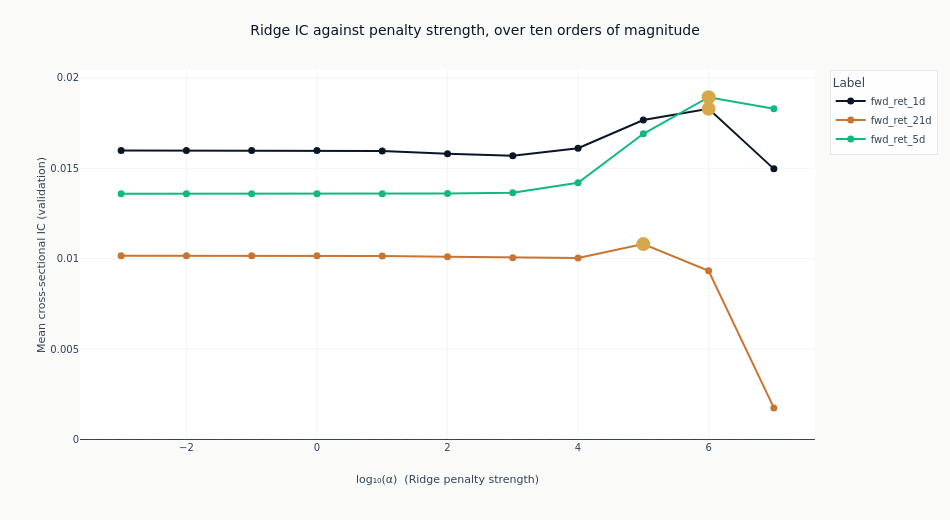

Notebook source saved alongside this figure:
### Markdown cell above
### What shrinkage does on its own

The bar chart mixes three estimators. Tracing IC across the Ridge penalty alone isolates the
effect of shrinkage, with the estimator, the features and the folds all held fixed and only
`alpha` moving. The alpha is read from each configuration's declared parameters rather than
parsed out of its name, so the curve plots what was fitted.

### Code cell
ridge = (
    catalog.filter(pl.col("model_class") == "Ridge")
    .with_columns(alpha=pl.col("params").str.extract(r"alpha=([0-9.eE+-]+)").cast(pl.Float64))
    .drop_nulls("alpha")
    .sort("label", "alpha")
)
if ridge.height:
    line_colors = [
        COLORS["blue"],
        COLORS["copper"],
        COLORS["positive"],
        COLORS["negative"],
        COLORS["slate"],
        COLORS["recede"],
    ]
    if len(panel_labels) > len(line_colors):
        raise ValueError(
            f"{len(panel_labels)} labels declared but only {len(line_colors)} distinct line "
            "colours; add colours rather than letting two labels share one"
        )
    fig_alpha = go.Figure()
    for index, label in enumerate(panel_labels):
        series = ridge.filter(pl.col("label") == label)
        if not series.height:
            continue
        log_alpha = np.log10(series.get_column("alpha").to_numpy())
        values = series.get_column("ic_mean").to_numpy()
        peak = int(np.argmax(values))
        # One colour per label, and amber is not among them: the peak marker is amber, so a
        # line drawn in it would swallow its own ring. Wrapping a short palette would give two
        # labels the same colour and two identical legend swatches.
        color = line_colors[index]
        fig_alpha.add_trace(
            go.Scatter(
                x=log_alpha,
                y=values,
                mode="lines+markers",
                name=label,
                line=dict(color=color, width=2),
                marker=dict(size=7, color=color),
            )
        )
        fig_alpha.add_trace(
            go.Scatter(
                x=[log_alpha[peak]],
                y=[values[peak]],
                mode="markers",
                marker=dict(size=14, color=COLORS["amber"]),
                showlegend=False,
            )
        )
    fig_alpha.add_hline(y=0, line_width=1, line_dash="dash", line_color=COLORS["neutral"])
    fig_alpha.update_layout(
        title="Ridge IC against penalty strength, over ten orders of magnitude",
        height=520,
        width=950,
        margin=dict(t=70),
        legend=dict(title_text="Label"),
    )
    fig_alpha.update_xaxes(title_text="log₁₀(α)  (Ridge penalty strength)", zeroline=False)
    fig_alpha.update_yaxes(title_text="Mean cross-sectional IC (validation)")
    show_plotly_with_alt(
        fig_alpha,
        "Line chart of mean validation information coefficient against the base-ten logarithm of "
        "the Ridge penalty, one line per declared label over ten orders of magnitude, with each "
        "line's highest point marked in amber and a dashed zero line across the chart. A line "
        "that is flat at the left is a penalty too weak to bind; where it turns over is where "
        "shrinkage stops recovering signal and starts eroding it.",
    )
else:
    print(
        "No Ridge configurations were fitted, so there is no penalty sweep to trace. Which "
        "estimators this section can show is decided by the menus under config/training/."
    )

### Figure 1 — Plotly figure (JSON) as saved in the notebook; plotly's stock layout.template omitted (floating-point values rounded to 4 significant figures)
{"data": [{"line": {"color": "#0a1628", "width": 2}, "marker": {"color": "#0a1628", "size": 7}, "mode": "lines+markers", "name": "fwd_ret_1d", "type": "scatter", "x": [-3.0, -2.0, -1.0, 0.0, 1.0, 2.0, 3.0, 4.0, 5.0, 6.0, 7.0], "y": [0.01599, 0.01599, 0.01599, 0.01598, 0.01596, 0.01581, 0.01569, 0.01611, 0.01767, 0.01829, 0.01497]}, {"marker": {"color": "#D4A84B", "size": 14}, "mode": "markers", "showlegend": false, "type": "scatter", "x": [6.0], "y": [0.01829]}, {"line": {"color": "#C87533", "width": 2}, "marker": {"color": "#C87533", "size": 7}, "mode": "lines+markers", "name": "fwd_ret_21d", "type": "scatter", "x": [-3.0, -2.0, -1.0, 0.0, 1.0, 2.0, 3.0, 4.0, 5.0, 6.0, 7.0], "y": [0.01017, 0.01017, 0.01017, 0.01016, 0.01015, 0.01011, 0.01005, 0.01004, 0.0108, 0.009334, 0.001746]}, {"marker": {"color": "#D4A84B", "size": 14}, "mode": "markers", "showlegend": false, "type": "scatter", "x": [5.0], "y": [0.0108]}, {"line": {"color": "#10b981", "width": 2}, "marker": {"color": "#10b981", "size": 7}, "mode": "lines+markers", "name": "fwd_ret_5d", "type": "scatter", "x": [-3.0, -2.0, -1.0, 0.0, 1.0, 2.0, 3.0, 4.0, 5.0, 6.0, 7.0], "y": [0.01359, 0.01359, 0.01359, 0.01359, 0.01359, 0.0136, 0.01364, 0.0142, 0.01691, 0.01893, 0.01829]}, {"marker": {"color": "#D4A84B", "size": 14}, "mode": "markers", "showlegend": false, "type": "scatter", "x": [6.0], "y": [0.01893]}], "layout": {"height": 520, "legend": {"title": {"text": "Label"}}, "margin": {"t": 70}, "shapes": [{"line": {"color": "#334155", "dash": "dash", "width": 1}, "type": "line", "x0": 0, "x1": 1, "xref": "x domain", "y0": 0, "y1": 0, "yref": "y"}], "title": {"text": "Ridge IC against penalty strength, over ten orders of magnitude"}, "width": 950, "xaxis": {"title": {"text": "log₁₀(α)  (Ridge penalty strength)"}, "zeroline": false}, "yaxis": {"title": {"text": "Mean cross-sectional IC (validation)"}}}}
